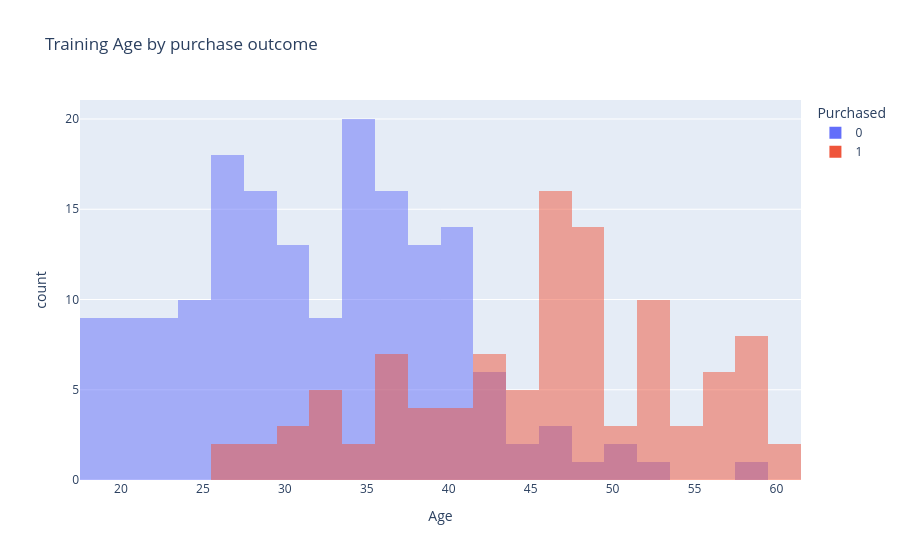
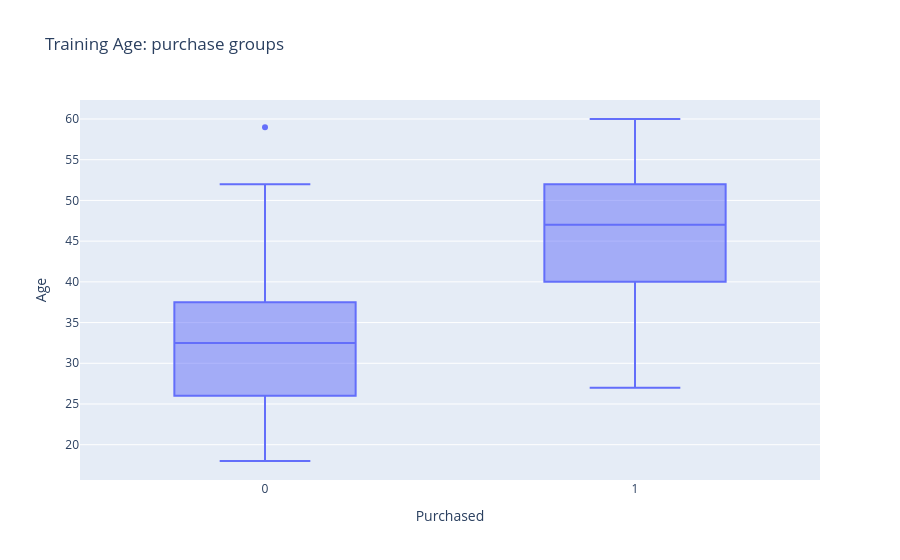
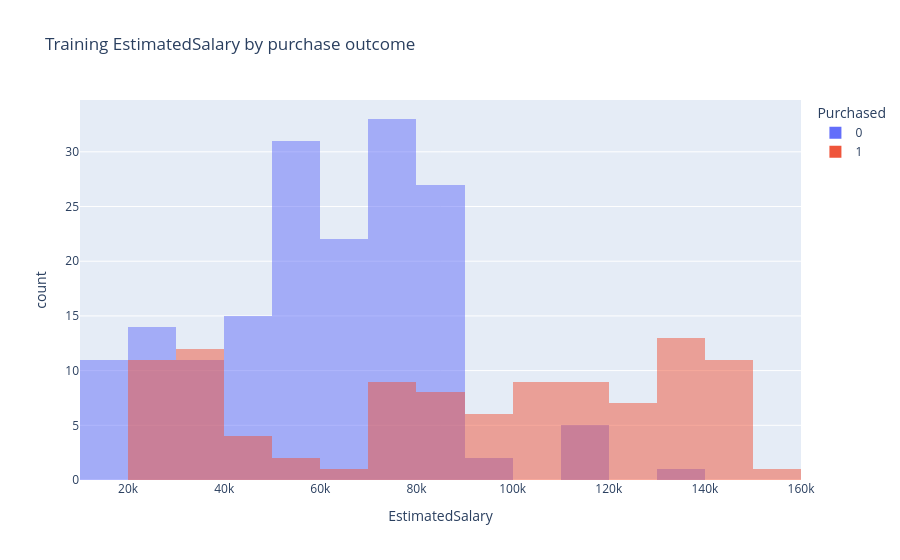
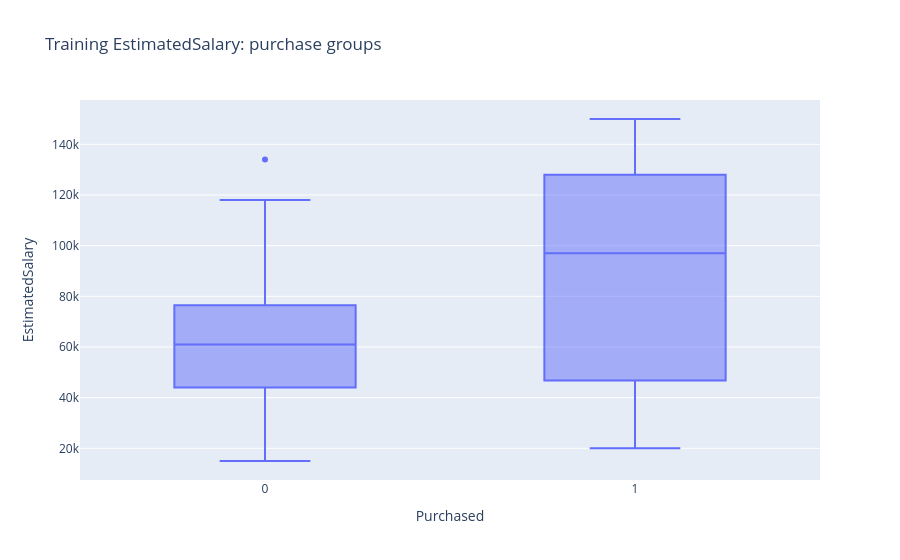

Notebook code cell kept with these figures, in order:
### Markdown cell above
## Feature distributions and unusual values
Age and salary have very different scales. Valid high salaries are retained; an IQR flag alone is not a reason to remove them. Scaling is fitted within each model's training folds.

### Code cell
display(eda[FEATURE_COLUMNS].describe().T.assign(skewness=eda[FEATURE_COLUMNS].skew()))
for column in FEATURE_COLUMNS:
    px.histogram(eda, x=column, color=TARGET, nbins=25, barmode="overlay", title=f"Training {column} by purchase outcome").show()
    px.box(eda, x=TARGET, y=column, title=f"Training {column}: purchase groups").show()
q1, q3 = eda[FEATURE_COLUMNS].quantile(.25), eda[FEATURE_COLUMNS].quantile(.75)
iqr_flags = (eda[FEATURE_COLUMNS] < q1 - 1.5 * (q3 - q1)) | (eda[FEATURE_COLUMNS] > q3 + 1.5 * (q3 - q1))
display(iqr_flags.sum().to_frame("iqr_review_flags"))
display(eda.loc[iqr_flags.any(axis=1)])

### Figure 1 — Plotly figure (JSON) as saved in the notebook; plotly's stock layout.template omitted (floating-point values rounded to 4 significant figures; data arrays with more than 128 entries replaced by an {"elided": "..."} marker saying what was removed)
{"data": [{"bingroup": "x", "hovertemplate": "Purchased=0<br>Age=%{x}<br>count=%{y}<extra></extra>", "legendgroup": "0", "marker": {"color": "#636efa", "opacity": 0.5, "pattern": {"shape": ""}}, "name": "0", "nbinsx": 25, "orientation": "v", "showlegend": true, "type": "histogram", "x": {"elided": "172 float values"}, "xaxis": "x", "yaxis": "y"}, {"bingroup": "x", "hovertemplate": "Purchased=1<br>Age=%{x}<br>count=%{y}<extra></extra>", "legendgroup": "1", "marker": {"color": "#EF553B", "opacity": 0.5, "pattern": {"shape": ""}}, "name": "1", "nbinsx": 25, "orientation": "v", "showlegend": true, "type": "histogram", "x": [37.0, 47.0, 47.0, 30.0, 48.0, 47.0, 48.0, 42.0, 36.0, 48.0, 59.0, 54.0, 48.0, 48.0, 32.0, 38.0, 53.0, 43.0, 54.0, 51.0, 49.0, 42.0, 58.0, 56.0, 47.0, 39.0, 37.0, 60.0, 59.0, 43.0, 57.0, 53.0, 45.0, 44.0, 27.0, 32.0, 29.0, 57.0, 49.0, 52.0, 27.0, 46.0, 49.0, 45.0, 39.0, 48.0, 32.0, 59.0, 33.0, 32.0, 46.0, 46.0, 48.0, 49.0, 28.0, 47.0, 53.0, 37.0, 47.0, 31.0, 52.0, 55.0, 50.0, 53.0, 52.0, 52.0, 52.0, 41.0, 53.0, 45.0, 58.0, 47.0, 47.0, 49.0, 42.0, 48.0, 47.0, 58.0, 58.0, 34.0, 40.0, 45.0, 40.0, 46.0, 57.0, 51.0, 30.0, 57.0, 47.0, 35.0, 36.0, 47.0, 42.0, 60.0, 59.0, 39.0, 42.0, 40.0, 48.0, 56.0, 36.0, 36.0, 46.0], "xaxis": "x", "yaxis": "y"}], "layout": {"barmode": "overlay", "legend": {"title": {"text": "Purchased"}, "tracegroupgap": 0}, "title": {"text": "Training Age by purchase outcome"}, "xaxis": {"anchor": "y", "domain": [0.0, 1.0], "title": {"text": "Age"}}, "yaxis": {"anchor": "x", "domain": [0.0, 1.0], "title": {"text": "count"}}}}

### Figure 2 — Plotly figure (JSON) as saved in the notebook; plotly's stock layout.template omitted (floating-point values rounded to 4 significant figures; data arrays with more than 128 entries replaced by an {"elided": "..."} marker saying what was removed)
{"data": [{"alignmentgroup": "True", "hovertemplate": "Purchased=%{x}<br>Age=%{y}<extra></extra>", "legendgroup": "", "marker": {"color": "#636efa"}, "name": "", "notched": false, "offsetgroup": "", "orientation": "v", "showlegend": false, "type": "box", "x": {"elided": "275 int values"}, "x0": " ", "xaxis": "x", "y": {"elided": "275 float values"}, "y0": " ", "yaxis": "y"}], "layout": {"boxmode": "group", "legend": {"tracegroupgap": 0}, "title": {"text": "Training Age: purchase groups"}, "xaxis": {"anchor": "y", "domain": [0.0, 1.0], "title": {"text": "Purchased"}}, "yaxis": {"anchor": "x", "domain": [0.0, 1.0], "title": {"text": "Age"}}}}

### Figure 3 — Plotly figure (JSON) as saved in the notebook; plotly's stock layout.template omitted (floating-point values rounded to 4 significant figures; data arrays with more than 128 entries replaced by an {"elided": "..."} marker saying what was removed)
{"data": [{"bingroup": "x", "hovertemplate": "Purchased=0<br>EstimatedSalary=%{x}<br>count=%{y}<extra></extra>", "legendgroup": "0", "marker": {"color": "#636efa", "opacity": 0.5, "pattern": {"shape": ""}}, "name": "0", "nbinsx": 25, "orientation": "v", "showlegend": true, "type": "histogram", "x": {"elided": "172 float values"}, "xaxis": "x", "yaxis": "y"}, {"bingroup": "x", "hovertemplate": "Purchased=1<br>EstimatedSalary=%{x}<br>count=%{y}<extra></extra>", "legendgroup": "1", "marker": {"color": "#EF553B", "opacity": 0.5, "pattern": {"shape": ""}}, "name": "1", "nbinsx": 25, "orientation": "v", "showlegend": true, "type": "histogram", "x": [146000.0, 105000.0, 34000.0, 135000.0, 119000.0, 113000.0, 90000.0, 90000.0, 144000.0, 138000.0, 143000.0, 70000.0, 30000.0, 134000.0, 117000.0, 113000.0, 82000.0, 112000.0, 26000.0, 23000.0, 141000.0, 104000.0, 101000.0, 133000.0, 144000.0, 75000.0, 79000.0, 46000.0, 76000.0, 129000.0, 26000.0, 104000.0, 131000.0, 139000.0, 137000.0, 100000.0, 148000.0, 122000.0, 89000.0, 38000.0, 96000.0, 79000.0, 36000.0, 26000.0, 134000.0, 29000.0, 135000.0, 88000.0, 149000.0, 120000.0, 32000.0, 88000.0, 33000.0, 39000.0, 123000.0, 107000.0, 143000.0, 137000.0, 23000.0, 118000.0, 21000.0, 125000.0, 20000.0, 72000.0, 138000.0, 150000.0, 90000.0, 87000.0, 34000.0, 45000.0, 144000.0, 25000.0, 49000.0, 88000.0, 73000.0, 41000.0, 30000.0, 38000.0, 23000.0, 112000.0, 71000.0, 32000.0, 107000.0, 117000.0, 74000.0, 146000.0, 107000.0, 33000.0, 50000.0, 97000.0, 125000.0, 51000.0, 80000.0, 83000.0, 130000.0, 122000.0, 108000.0, 142000.0, 131000.0, 60000.0, 118000.0, 99000.0, 23000.0], "xaxis": "x", "yaxis": "y"}], "layout": {"barmode": "overlay", "legend": {"title": {"text": "Purchased"}, "tracegroupgap": 0}, "title": {"text": "Training EstimatedSalary by purchase outcome"}, "xaxis": {"anchor": "y", "domain": [0.0, 1.0], "title": {"text": "EstimatedSalary"}}, "yaxis": {"anchor": "x", "domain": [0.0, 1.0], "title": {"text": "count"}}}}

### Figure 4 — Plotly figure (JSON) as saved in the notebook; plotly's stock layout.template omitted (floating-point values rounded to 4 significant figures; data arrays with more than 128 entries replaced by an {"elided": "..."} marker saying what was removed)
{"data": [{"alignmentgroup": "True", "hovertemplate": "Purchased=%{x}<br>EstimatedSalary=%{y}<extra></extra>", "legendgroup": "", "marker": {"color": "#636efa"}, "name": "", "notched": false, "offsetgroup": "", "orientation": "v", "showlegend": false, "type": "box", "x": {"elided": "275 int values"}, "x0": " ", "xaxis": "x", "y": {"elided": "275 float values"}, "y0": " ", "yaxis": "y"}], "layout": {"boxmode": "group", "legend": {"tracegroupgap": 0}, "title": {"text": "Training EstimatedSalary: purchase groups"}, "xaxis": {"anchor": "y", "domain": [0.0, 1.0], "title": {"text": "Purchased"}}, "yaxis": {"anchor": "x", "domain": [0.0, 1.0], "title": {"text": "EstimatedSalary"}}}}
